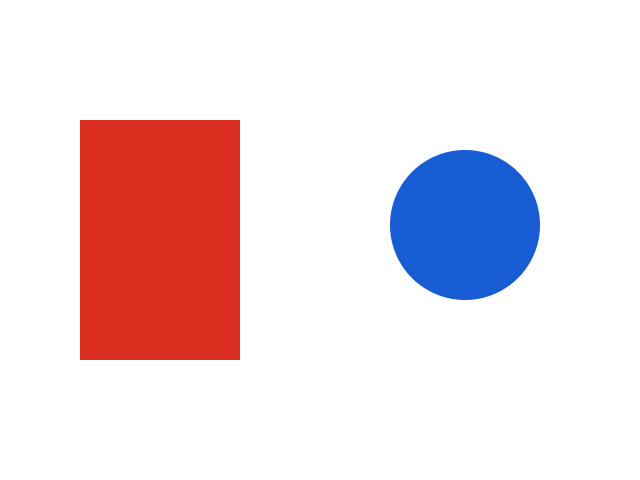
#> input picture runs/gate-4/shapes.png, 640 x 480 px, found by its file name
$ python run_visual_robustness.py
#> lines starting #> are read from the running program, lines starting #| are printed output that depends on the picture
### src/multimodal_agents/visual_robustness.py
"""Generate and score reproducible visual-corruption cases."""

from __future__ import annotations

from dataclasses import dataclass
from pathlib import Path

from PIL import Image, ImageEnhance, ImageFilter

from .image_grounding import GroundingScore


@dataclass(frozen=True)
class RobustnessSummary:
    present_resolution_rate: float
    absent_rejection_rate: float
    mean_present_iou: float
    protected_violations: int


def create_variants(source: Path, destination: Path) -> dict[str, Path]:
    destination.mkdir(parents=True, exist_ok=True)
    image = Image.open(source).convert("RGB")
#> image is the input picture: PIL image 640x480 RGB; mean R, G, B 236.9, 219.4, 224.6
    paths: dict[str, Path] = {}

    def save(name: str, value: Image.Image, **options: object) -> None:
        path = destination / f"{name}.png"
        value.save(path, **options)
        paths[name] = path

    save("clean", image)
    save("blur", image.filter(ImageFilter.GaussianBlur(radius=6)))
#> call 2 of save, with name = 'blur'
#> in save (call 2), `value.save(path, **options)`:
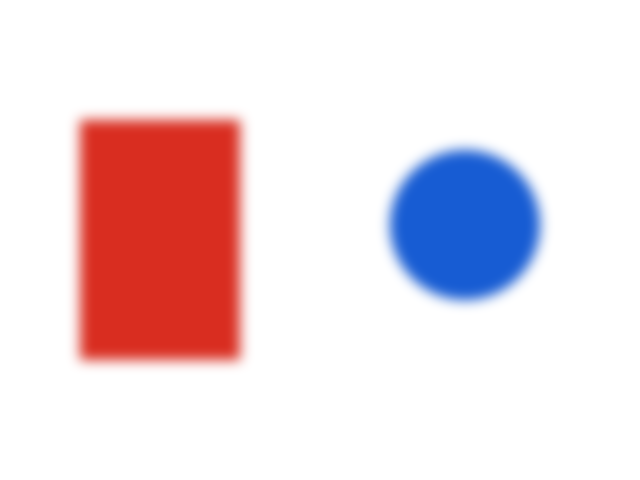
#> saved as blur.png: PIL image 640x480 RGB; mean R, G, B 236.9, 219.4, 224.6
    small = image.resize((80, 60), Image.Resampling.BILINEAR)
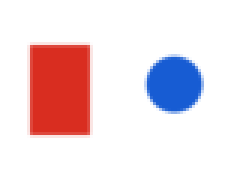
#> small: PIL image 80x60 RGB (shown 3 times larger); mean R, G, B 236.9, 219.4, 224.6
    save(
        "low-resolution",
        small.resize(image.size, Image.Resampling.NEAREST),
    )
#> call 3 of save, with name = 'low-resolution'
#> in save (call 3), `value.save(path, **options)`:
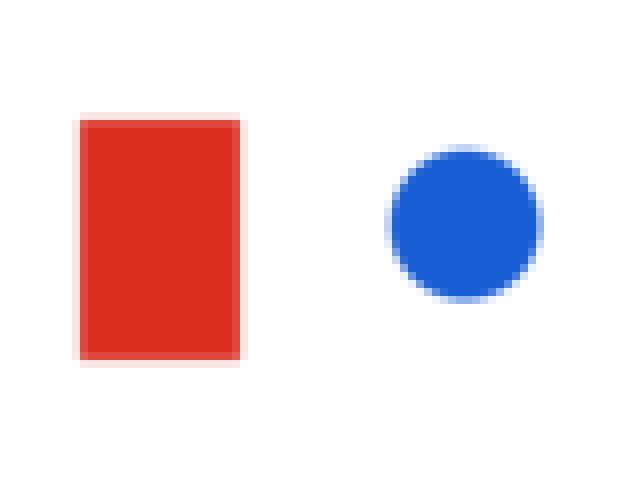
#> saved as low-resolution.png: PIL image 640x480 RGB; mean R, G, B 236.9, 219.4, 224.6
    save("dark", ImageEnhance.Brightness(image).enhance(0.18))
#> call 4 of save, with name = 'dark'
#> in save (call 4), `value.save(path, **options)`:
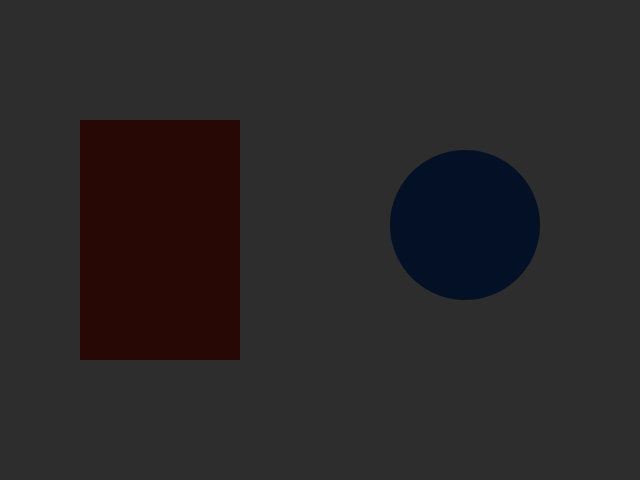
#> saved as dark.png: PIL image 640x480 RGB; mean R, G, B 41.9, 38.7, 39.5
    jpeg_path = destination / "jpeg.jpg"
    image.save(jpeg_path, format="JPEG", quality=8)
    paths["jpeg"] = jpeg_path
    return paths


# [26 lines left out: function summarize_scores, not called in this run]

### src/multimodal_agents/evidence.py
"""Canonical evidence records shared by perception, memory, and evaluation."""

from __future__ import annotations

from dataclasses import asdict, dataclass
from datetime import datetime, timezone
from typing import Any, Literal


@dataclass(frozen=True)
class Region:
    """A normalized visual region in left, top, right, bottom order."""

    left: float
    top: float
    right: float
    bottom: float

    def __post_init__(self) -> None:
        values = (self.left, self.top, self.right, self.bottom)
        if not all(0.0 <= value <= 1.0 for value in values):
            raise ValueError("region coordinates must be normalized")
        if self.left >= self.right or self.top >= self.bottom:
            raise ValueError("region must have positive area")


@dataclass(frozen=True)
class EvidenceRef:
    """The exact asset interval or region supporting an observation."""

    asset: str
    captured_at: str
    region: Region | None = None


@dataclass(frozen=True)
class TimeRange:
    """A half-open interval on the session clock, measured in milliseconds."""

    start_ms: int
    end_ms: int

    # [5 lines left out: function __post_init__, not called in this run]


@dataclass(frozen=True)
class EvidenceEvent:
    """A timestamped claim plus the evidence required to inspect it."""

    event_id: str
    session_id: str
    modality: Literal["image", "speech", "screen", "document", "tool"]
    event_type: str
    observation: dict[str, Any]
    evidence: EvidenceRef
    confidence: float
    created_at: str
    session_offset_ms: int = 0
    time_range: TimeRange | None = None
    related_event_ids: tuple[str, ...] = ()

    # [5 lines left out: function __post_init__, not called in this run]

    def as_dict(self) -> dict[str, Any]:
        return asdict(self)


def utc_now() -> str:
    return datetime.now(timezone.utc).isoformat()

### src/multimodal_agents/gemini.py
"""Gemini implementation of the retained-media perception boundary."""

from __future__ import annotations

import json
import os
from pathlib import Path
from time import perf_counter
from typing import Any

from google import genai
from google.genai import types

from .evidence import Region
from .image_grounding import GroundingResult
from .perception import VisualObservation
from .scene_reading import SceneElement, SceneExtraction, SceneRelation


MODEL = "gemini-3.8-flash"
SCHEMA: dict[str, Any] = {
    "type": "object",
    "properties": {
        "resolved": {"type": "boolean"},
        "spoken_text": {"type": "string"},
        "object_name": {"type": "string"},
        "description": {"type": "string"},
        "left": {"type": "number", "minimum": 0, "maximum": 1},
        "top": {"type": "number", "minimum": 0, "maximum": 1},
        "right": {"type": "number", "minimum": 0, "maximum": 1},
        "bottom": {"type": "number", "minimum": 0, "maximum": 1},
        "confidence": {"type": "number", "minimum": 0, "maximum": 1},
    },
    "required": [
        "resolved",
        "spoken_text",
        "object_name",
        "description",
        "left",
        "top",
        "right",
        "bottom",
        "confidence",
    ],
}

AUDIO_SCHEMA: dict[str, Any] = {
    "type": "object",
    "properties": {
        "has_intelligible_speech": {"type": "boolean"},
        "transcript": {"type": "string"},
        "confidence": {"type": "number", "minimum": 0, "maximum": 1},
    },
    "required": ["has_intelligible_speech", "transcript", "confidence"],
}

GROUNDING_SCHEMA: dict[str, Any] = {
    "type": "object",
    "properties": {
        "resolved": {"type": "boolean"},
        "object_name": {"type": "string"},
        "description": {"type": "string"},
        "left": {"type": "number", "minimum": 0, "maximum": 1},
        "top": {"type": "number", "minimum": 0, "maximum": 1},
        "right": {"type": "number", "minimum": 0, "maximum": 1},
        "bottom": {"type": "number", "minimum": 0, "maximum": 1},
        "confidence": {"type": "number", "minimum": 0, "maximum": 1},
    },
    "required": [
        "resolved",
        "object_name",
        "description",
        "left",
        "top",
        "right",
        "bottom",
        "confidence",
    ],
}

SCENE_SCHEMA: dict[str, Any] = {
    "type": "object",
    "properties": {
        "elements": {
            "type": "array",
            "items": {
                "type": "object",
                "properties": {
                    "element_id": {"type": "string"},
                    "kind": {
                        "type": "string",
                        "enum": ["title", "text", "table", "chart"],
                    },
                    "text": {"type": "string"},
                    "left": {"type": "number"},
                    "top": {"type": "number"},
                    "right": {"type": "number"},
                    "bottom": {"type": "number"},
                },
                "required": [
                    "element_id",
                    "kind",
                    "text",
                    "left",
                    "top",
                    "right",
                    "bottom",
                ],
            },
        },
        "relations": {
            "type": "array",
            "items": {
                "type": "object",
                "properties": {
                    "source_id": {"type": "string"},
                    "relation": {"type": "string"},
                    "target_id": {"type": "string"},
                },
                "required": ["source_id", "relation", "target_id"],
            },
        },
    },
    "required": ["elements", "relations"],
}

TEMPORAL_SCHEMA: dict[str, Any] = {
    "type": "object",
    "properties": {
        "status": {
            "type": "string",
            "enum": ["supported", "insufficient_history", "ambiguous"],
        },
        "direction": {"type": "string"},
        "evidence_ids": {
            "type": "array",
            "items": {"type": "string"},
        },
        "explanation": {"type": "string"},
    },
    "required": ["status", "direction", "evidence_ids", "explanation"],
}

IMAGE_PROMPT = """Find the exact object named in QUERY in the supplied image.
Set resolved to false if that object is absent or ambiguous. When resolved,
return the smallest defensible bounding box in normalized left, top, right,
bottom coordinates. Do not include shadows or unrelated objects. QUERY: """

PROMPT = """Transcribe the short spoken reference, then resolve it against
the accompanying image. The speaker may use a deictic phrase such as 'this'.
Return the smallest defensible bounding box around the referenced object using
normalized coordinates. Set resolved to false rather than guessing when the
audio or image does not support one object. Do not infer hidden details."""


# [11 lines left out: function usage_counts, not called in this run]


class ReferenceNotGrounded(RuntimeError):
    pass


class GeminiImageGrounder:
    def __init__(
        self,
        model: str = MODEL,
        client: genai.Client | None = None,
    ) -> None:
        api_key = os.environ.get("GEMINI_API_KEY")
        self.client = client or genai.Client(api_key=api_key)
        self.model = model
        self.last_trace: dict[str, Any] | None = None

    def ground(self, image: Path, query: str) -> GroundingResult:
        started = perf_counter()
        response = self.client.models.generate_content(
            model=self.model,
            contents=[
                f"{IMAGE_PROMPT}{json.dumps(query)}",
                types.Part.from_bytes(
                    data=image.read_bytes(),
                    mime_type="image/png",
                ),
            ],
            config=types.GenerateContentConfig(
                response_mime_type="application/json",
                response_json_schema=GROUNDING_SCHEMA,
                automatic_function_calling=(
                    types.AutomaticFunctionCallingConfig(disable=True)
                ),
            ),
        )
        latency_ms = round((perf_counter() - started) * 1000)
        value = json.loads(response.text)
        usage = response.usage_metadata
        counts = usage_counts(usage)
        region = None
        if value["resolved"]:
            region = Region(
                value["left"],
                value["top"],
                value["right"],
                value["bottom"],
            )
        self.last_trace = {
            "provider": "google",
            "model": self.model,
            "latency_ms": latency_ms,
            "response_id": getattr(response, "response_id", None),
            "input_tokens": counts["input"],
            "candidate_tokens": counts["candidate"],
            "thought_tokens": counts["thought"],
            "billed_output_tokens": counts["billed_output"],
            "total_tokens": counts["total"],
            "response": value,
        }
        return GroundingResult(
            resolved=value["resolved"],
            object_name=value["object_name"],
            description=value["description"],
            region=region,
            confidence=value["confidence"],
            latency_ms=latency_ms,
            input_tokens=counts["input"],
            output_tokens=counts["billed_output"],
        )


class GeminiSceneReader:
    # [81 lines left out: functions __init__, read, not called in this run]


class GeminiTemporalReader:
    # [51 lines left out: functions __init__, read, not called in this run]


class GeminiPerception:
    # [68 lines left out: functions __init__, observe, not called in this run]


class SplitGeminiPerception(GeminiPerception):
    """Keep audio transcription isolated from visual grounding."""

    # [104 lines left out: function observe, not called in this run]

### src/multimodal_agents/run_visual_robustness.py
"""Run present and absent grounding across common visual corruptions."""

from __future__ import annotations

import json
from dataclasses import asdict
from pathlib import Path

from .evidence import Region
from .gemini import GeminiImageGrounder
from .image_grounding import score_grounding
from .visual_robustness import create_variants, summarize_scores


def main() -> None:
    run_dir = Path("runs/gate-6")
    variants = create_variants(
        Path("runs/gate-4/shapes.png"),
        run_dir / "variants",
    )
    expected = Region(0.125, 0.25, 0.375, 0.75)
    grounder = GeminiImageGrounder()
    rows: list[dict[str, object]] = []
    present_scores = []
    absent_scores = []
    for variant, image in variants.items():
        for query, is_present in (
            ("red rectangle", True),
            ("green triangle", False),
        ):
            result = grounder.ground(image, query)
            score = score_grounding(
                result,
                expected_present=is_present,
                expected_object=query,
                expected_region=expected if is_present else None,
            )
            if is_present:
                present_scores.append(score)
            else:
                absent_scores.append(score)
            rows.append(
                {
                    "variant": variant,
                    "query": query,
                    "expected_present": is_present,
                    "result": asdict(result),
                    "score": asdict(score),
                    "provider_trace": grounder.last_trace,
                }
            )
    artifact = {
        "summary": asdict(
            summarize_scores(present_scores, absent_scores)
        ),
        "rows": rows,
    }
    destination = run_dir / "visual-robustness-results.json"
    destination.write_text(
        json.dumps(artifact, indent=2),
        encoding="utf-8",
    )
    print(json.dumps(artifact["summary"], indent=2))


if __name__ == "__main__":
#> (the run stopped early here; a loop or call above may not have finished)
